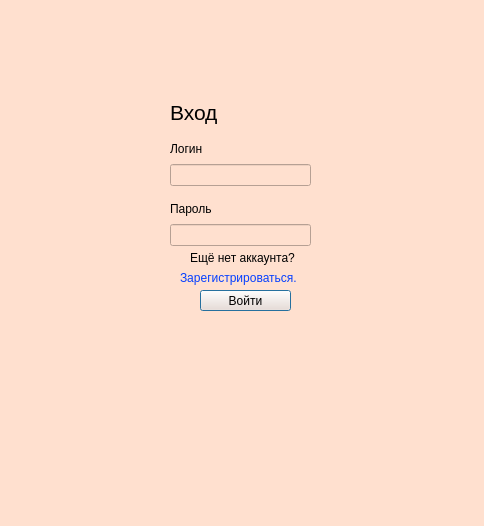
<?xml version="1.0" encoding="UTF-8"?>
<ui version="4.0">
 <class>SignInDialog</class>
 <widget class="QDialog" name="SignInDialog">
  <property name="geometry">
   <rect>
    <x>0</x>
    <y>0</y>
    <width>484</width>
    <height>526</height>
   </rect>
  </property>
  <property name="sizePolicy">
   <sizepolicy hsizetype="Fixed" vsizetype="Fixed">
    <horstretch>0</horstretch>
    <verstretch>0</verstretch>
   </sizepolicy>
  </property>
  <property name="windowTitle">
   <string>Вход</string>
  </property>
  <property name="styleSheet">
   <string notr="true">background-color: rgb(255, 224, 207);</string>
  </property>
  <widget class="QLabel" name="label_2">
   <property name="geometry">
    <rect>
     <x>170</x>
     <y>100</y>
     <width>141</width>
     <height>25</height>
    </rect>
   </property>
   <property name="font">
    <font>
     <pointsize>16</pointsize>
    </font>
   </property>
   <property name="text">
    <string>Вход</string>
   </property>
  </widget>
  <widget class="QWidget" name="verticalLayoutWidget_2">
   <property name="geometry">
    <rect>
     <x>170</x>
     <y>200</y>
     <width>141</width>
     <height>46</height>
    </rect>
   </property>
   <layout class="QVBoxLayout" name="verticalLayout_2">
    <item>
     <widget class="QLabel" name="label_4">
      <property name="text">
       <string>Пароль</string>
      </property>
     </widget>
    </item>
    <item>
     <widget class="QLineEdit" name="passwordInput"/>
    </item>
   </layout>
  </widget>
  <widget class="QWidget" name="verticalLayoutWidget_3">
   <property name="geometry">
    <rect>
     <x>170</x>
     <y>140</y>
     <width>141</width>
     <height>46</height>
    </rect>
   </property>
   <layout class="QVBoxLayout" name="verticalLayout_3">
    <item>
     <widget class="QLabel" name="label_5">
      <property name="text">
       <string>Логин</string>
      </property>
     </widget>
    </item>
    <item>
     <widget class="QLineEdit" name="loginInput"/>
    </item>
   </layout>
  </widget>
  <widget class="QPushButton" name="signupButton">
   <property name="geometry">
    <rect>
     <x>200</x>
     <y>290</y>
     <width>91</width>
     <height>21</height>
    </rect>
   </property>
   <property name="text">
    <string>Войти</string>
   </property>
  </widget>
  <widget class="QLabel" name="label">
   <property name="geometry">
    <rect>
     <x>190</x>
     <y>250</y>
     <width>121</width>
     <height>16</height>
    </rect>
   </property>
   <property name="text">
    <string>Ещё нет аккаунта?</string>
   </property>
  </widget>
  <widget class="QLabel" name="signUpButton">
   <property name="geometry">
    <rect>
     <x>180</x>
     <y>270</y>
     <width>141</width>
     <height>16</height>
    </rect>
   </property>
   <property name="styleSheet">
    <string notr="true">color: rgb(6, 64, 255);</string>
   </property>
   <property name="text">
    <string>Зарегистрироваться.</string>
   </property>
  </widget>
  <widget class="QPushButton" name="visibleButton">
   <property name="geometry">
    <rect>
     <x>320</x>
     <y>225</y>
     <width>20</width>
     <height>20</height>
    </rect>
   </property>
   <property name="styleSheet">
    <string notr="true">background-color: rgba(255, 255, 255, 0);
border: none;</string>
   </property>
   <property name="text">
    <string/>
   </property>
  </widget>
 </widget>
 <resources/>
 <connections/>
</ui>
